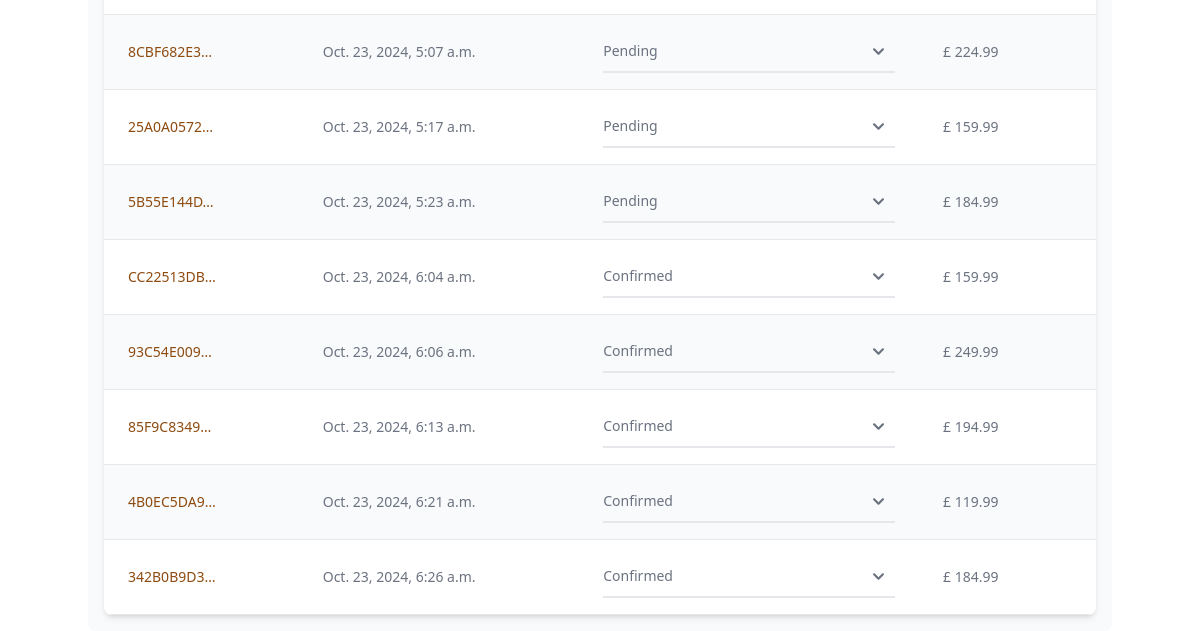
Before: /dashboard/ (signed in, lower part) with the older database file.
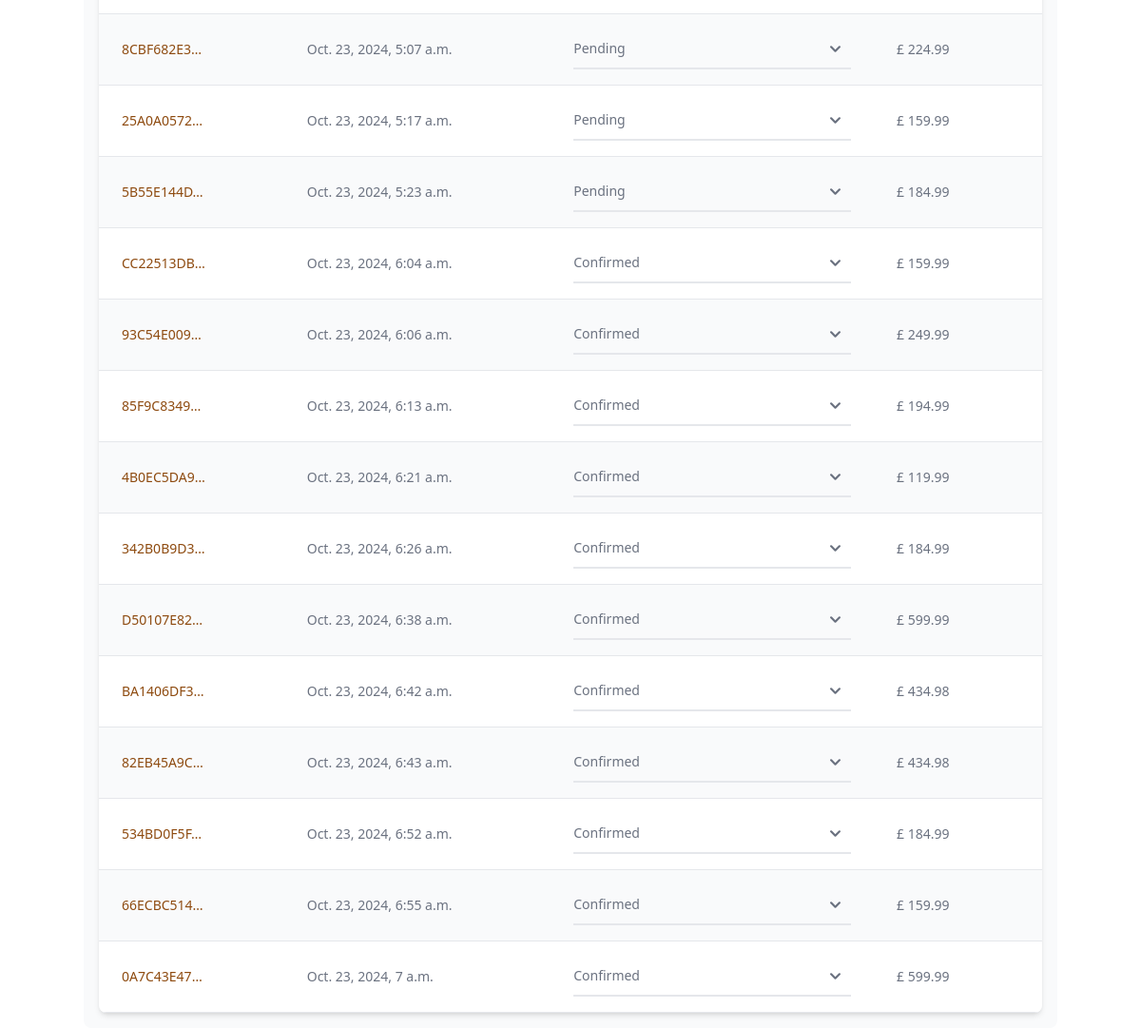
After: the same page with the newer database file.
### checkout/models.py (models this page shows, shortened)
class Order(models.Model):
    order_number = models.CharField(max_length=32, null=False, editable=False)
    date = models.DateTimeField(auto_now_add=True)
    delivery_cost = models.DecimalField(
        max_digits=6,
        decimal_places=2,
        null=False,
        default=0
    )
    order_total = models.DecimalField(
        max_digits=10,
        decimal_places=2,
        null=False,
        default=0
    )
    grand_total = models.DecimalField(
        max_digits=10,
        decimal_places=2,
        null=False,
        default=0
    )
    bag_and_shipping_details = models.JSONField(
        encoder=DjangoJSONEncoder,
        decoder=json.JSONDecoder
    )
    full_name = models.CharField(max_length=254, null=True, editable=False)
    email = models.EmailField(max_length=254, null=True, editable=False)
    shipping = models.CharField(max_length=254, null=True, editable=False)
    billing_details = models.JSONField(null=True, blank=True)
    stripe_pid = models.CharField(
        max_length=32,
        null=False,
        blank=False,
        editable=False,
        default="before migration"
    )
    user = models.ForeignKey(
        Dashboard,
        null=True,
        blank=True,
        related_name="orders",
        on_delete=models.SET_NULL
    )
    status = models.CharField(
        max_length=10,
        null=False,
        default='pending',
        choices=[
            ('pending', "Pending"),
            ('confirmed', "Confirmed"),
            ('dispatched', "Dispatched"),
            ('delivered', "delivered")
        ]
    )

### dashboard/views.py (the view, shortened to what this page needs)
# urls.py: path('', views.dashboard, name='dashboard'),
@login_required
def dashboard(request):
    if request.user.is_superuser:
        template = 'dashboard/product_management.html'
        orders = Order.objects.all()
        reviews = Review.objects.all()
        review_related_products = []
        categories = Category.objects.all()
        tags = Tag.objects.all()
        brands = Brand.objects.all()
        for review in reviews:
            order_lineitem = OrderLineItem.objects.get(review=review)
            product = Product.objects.get(id=order_lineitem.product.id)
            review_related_products.append(product)
        product_reviews = zip(reviews, review_related_products)
        context = {
            'orders': orders,
            'product_reviews': product_reviews,
            'categories': categories,
            'brands': brands,
            'tags': tags
        }
    return render(request, template, context)

### bag/context.py (called while the page is built, shortened)
def bag(request):
    bag_items = []
    total = 0
    objects = 0
    b = request.session.get('bag', {})
    if total < settings.FREE_DELIVERY_TRESHOLD:
        delivery = total * Decimal(settings.STANDARD_DELIVERY_PERCENTAGE / 100)
        free_delivery_delta = settings.FREE_DELIVERY_TRESHOLD - total
    else:
        delivery = 0
        free_delivery_delta = 0
    grand_total = total + delivery
    json_bag = json.dumps(b)
    context = {
        'bag': json_bag,
        'bag_items': bag_items,
        'total': total,
        'objects': objects,
        'delivery': delivery,
        'free_delivery_delta': free_delivery_delta,
        'free_delivery_treshold': settings.FREE_DELIVERY_TRESHOLD,
        'grand_total': grand_total,
    }
    return context

### reviews/models.py (called while the page is built)
    def __str__(self):
        return f"Review for {self.order.product.name} - Rating: {self.rating}"

### dashboard/templates/dashboard/product_management.html (shortened to what this page needs)
{% extends 'base.html' %}
{% load crispy_forms_tags %}
{% block content %}
<div class="container mt-20">
    <div id="tab-content">
        <div class="hidden p-4 rounded-lg bg-gray-50 dark:bg-gray-800" id="orders" role="tabpanel" aria-labelledby="order-tab">
            <div class="relative overflow-x-auto shadow-md sm:rounded-lg">
                <table class="w-full text-md text-left rtl:text-right text-gray-500 dark:text-gray-400">
                    <tbody>
                        {% for order in orders %}
                        <form id="status-{{ order.id }}" action="{% url 'edit_order' order.id %}" method="POST">
                            <tr class="odd:bg-white odd:dark:bg-gray-900 even:bg-gray-50 even:dark:bg-gray-800 border-b dark:border-gray-700">
                                <th scope="row" class="px-6 py-4 text-sm md:text-md font-medium text-gray-900 whitespace-nowrap dark:text-white">
                                    <a href="{% url 'checkout_success' order.order_number %}" class="text-sm md:text-md font-medium text-yellow-700 dark:text-blue-500 hover:underline">{{ order.order_number|truncatechars:10}}</a>
                                </th>
                                <td class="px-6 py-4 text-xs md:text-md">
                                    <span class="text-sm md:text-md">{{ order.date }}</span>
                                </td>
                                <td class="px-6 py-4 text-xs md:text-md">
                                    <select name="status" data-id="{{ order.id }}" class="status-selector block py-2.5 px-0 w-full text-sm text-gray-500 bg-transparent border-0 border-b-2 border-gray-200 appearance-none dark:text-gray-400 dark:border-gray-700 focus:outline-none focus:ring-0 focus:border-gray-200 peer">
                                        <option selected>{{ order.get_status_display }}</option>
                                    </select>
                                </td>
                                <td class="px-6 py-4 text-xs md:text-md">
                                    <span class="text-sm md:text-md">£ {{ order.grand_total }}</span>
                                </td>
                            </tr>
                        </form>
                        {% endfor %}
                    </tbody>
                </table>
            </div>
        </div>
    </div>
</div>
{% endblock %}

Changed rows visible on the page:
added Order: order_number "D50107E82…", date "Oct. 23, 2024, 6:38 a.m.", status "Confirmed", grand_total "599.99"
added Order: order_number "BA1406DF3…", date "Oct. 23, 2024, 6:42 a.m.", status "Confirmed", grand_total "434.98"
added Order: order_number "82EB45A9C…", date "Oct. 23, 2024, 6:43 a.m.", status "Confirmed", grand_total "434.98"
added Order: order_number "534BD0F5F…", date "Oct. 23, 2024, 6:52 a.m.", status "Confirmed", grand_total "184.99"
added Order: order_number "66ECBC514…", date "Oct. 23, 2024, 6:55 a.m.", status "Confirmed", grand_total "159.99"
added Order: order_number "0A7C43E47…", date "Oct. 23, 2024, 7 a.m.", status "Confirmed", grand_total "599.99"
